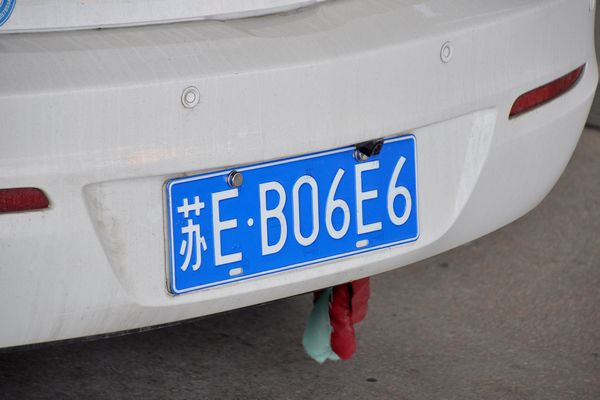
#> input picture docs/images/plate.jpg, 600 x 400 px
$ python detect.py   (older library calls are emulated)
#> lines starting #> are read from the running program, lines starting #| are printed output that depends on the picture; after the words box and inside, x2 and y2 are one past the last pixel; in counts of white or black regions, pixels touching at a corner belong together
#> in run, image_src is the input picture: shape (400, 600, 3); mean B, G, R 154, 143.6, 139.2
import cv2
from matplotlib import pyplot as plt
import numpy as np
import argparse

def imshow(img):
    plt.imshow(cv2.cvtColor(img, cv2.COLOR_BGR2RGB))

# [79 lines left out: function locate_and_correct, not called in this run]

def get_mask(img_src):
    # 高斯模糊
    img_Gas = cv2.GaussianBlur(img_src, (5, 5), 0)
    # RGB通道分离
    img_B = cv2.split(img_Gas)[0]
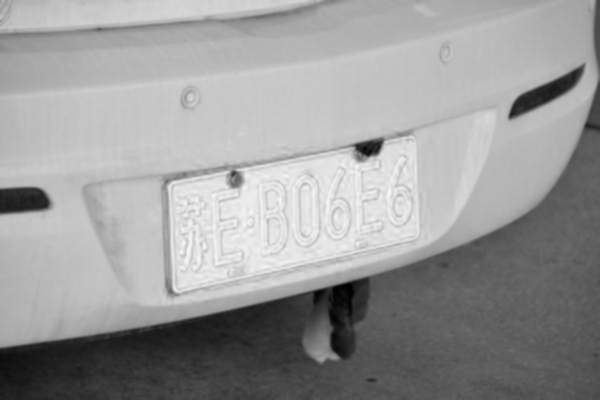
#> img_B: shape (400, 600); min 0, max 248, mean 154
    img_G = cv2.split(img_Gas)[1]
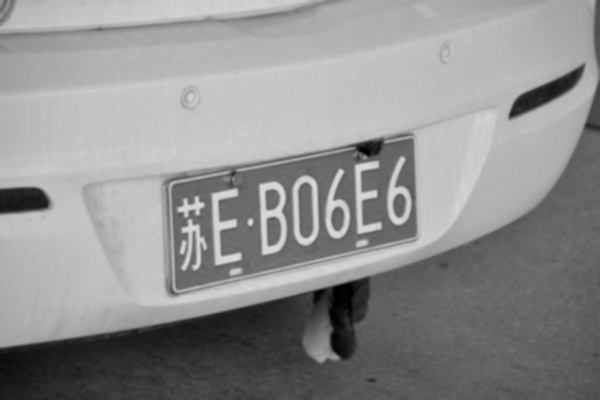
#> img_G: shape (400, 600); min 0, max 222, mean 143.6
    img_R = cv2.split(img_Gas)[2]
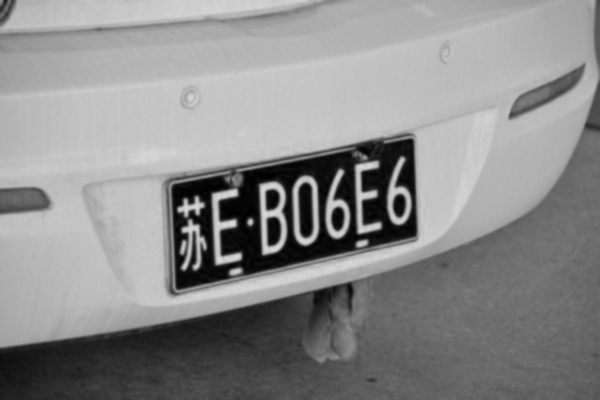
#> img_R: shape (400, 600); min 0, max 222, mean 139.2
    # 读取灰度图和HSV空间图
    img_gray = cv2.cvtColor(img_Gas, cv2.COLOR_BGR2GRAY)
    img_HSV = cv2.cvtColor(img_Gas, cv2.COLOR_BGR2HSV)
#> img_HSV: shape (400, 600, 3); mean H, S, V 87.7, 34.1, 158.1

    for i in range(img_gray.shape[0]):
        for j in range(img_gray.shape[1]):
            # 普通蓝色车牌，同时排除透明反光物质的干扰
            if ((img_HSV[:, :, 0][i, j]-115)**2 < 15**2) and (img_B[i, j] > 70) and (img_R[i, j] < 40):
                img_gray[i, j] = 255
            else:
                img_gray[i, j] = 0
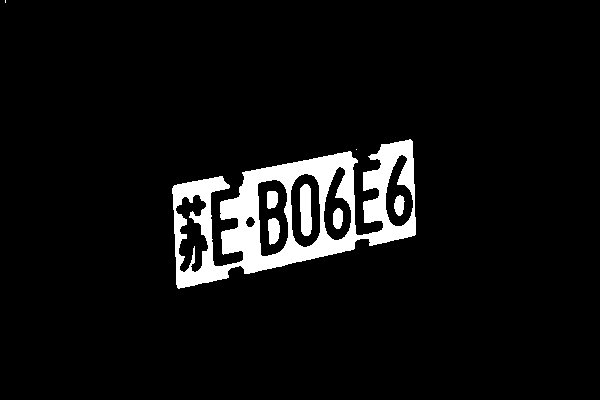
#> img_gray: shape (400, 600); 6.2% white; 8 white regions (2 under 20 px), largest, box (x1, y1, x2, y2) and area: (172, 139, 416, 289) 13496, (300, 184, 312, 236) 534, (268, 218, 280, 245) 260, (267, 191, 278, 209) 177, (333, 208, 343, 229) 175, (394, 195, 405, 216) 168
    ori_gray = img_gray.copy()
    # 定义核
    kernel_small = np.ones((3, 3))
    kernel_big = np.ones((7, 7))

    img_gray = cv2.GaussianBlur(img_gray, (5, 5), 0)  # 高斯平滑
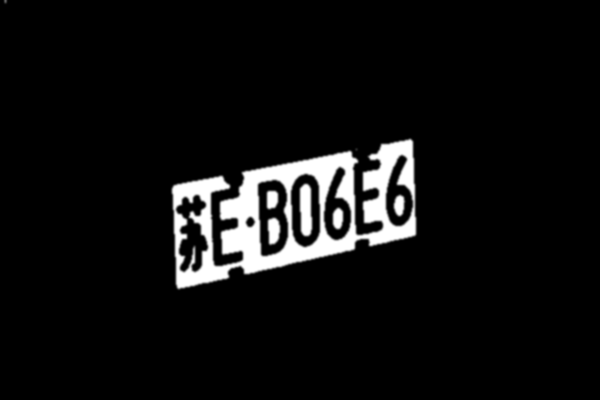
#> img_gray: shape (400, 600); min 0, max 255, mean 15.7
    img_dilate = cv2.dilate(img_gray, kernel_small, iterations=5)  # 腐蚀5次
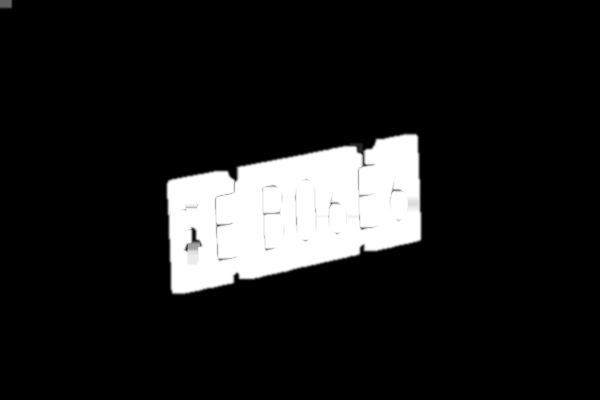
#> img_dilate: shape (400, 600); min 0, max 255, mean 29.3
    img_close = cv2.morphologyEx(img_dilate, cv2.MORPH_CLOSE, kernel_big)  # 闭操作
    img_close = cv2.GaussianBlur(img_close, (5, 5), 0)  # 高斯平滑
    _, img_edge = cv2.threshold(img_close, 100, 255, cv2.THRESH_BINARY)  # 二值化
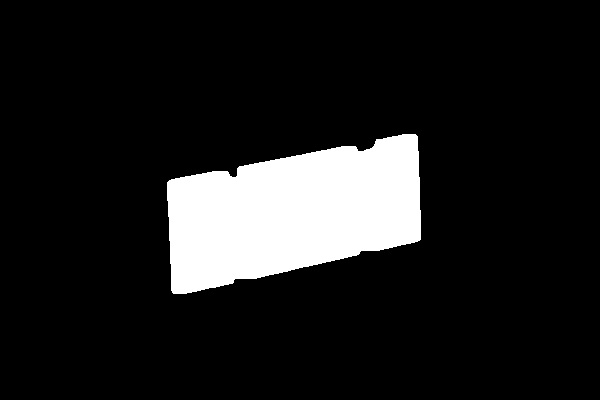
#> img_edge: shape (400, 600); 11.7% white; 1 white region, box (x1, y1, x2, y2) and area: (167, 134, 421, 294) 28196

    return img_edge, ori_gray

def run(model='models/cnn_model.h5', image='docs/images/plate.jpg'):
    image_src = cv2.imread(image)
    mask = get_mask(image_src)

def parse_opt():
    parser = argparse.ArgumentParser()
    parser.add_argument('--model', nargs='+', type=str, default='models/cnn_model.h5', help='model path(s)')
    parser.add_argument('--image', type=str, default='docs/images/plate.jpg', help='image file')
    opt = parser.parse_args()
    return opt

def main(opt):
    run(**vars(opt))


if __name__ == "__main__":
    opt = parse_opt()
    main(opt)
